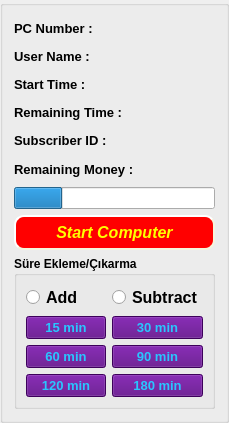
     <widget class="QGroupBox" name="userInfo">
      <property name="sizePolicy">
       <sizepolicy hsizetype="Maximum" vsizetype="Maximum">
        <horstretch>0</horstretch>
        <verstretch>0</verstretch>
       </sizepolicy>
      </property>
      <property name="styleSheet">
       <string notr="true"/>
      </property>
      <property name="title">
       <string/>
      </property>
      <layout class="QGridLayout" name="gridLayout_3">
       <item row="0" column="0">
        <layout class="QHBoxLayout" name="horizontalLayout_12">
         <item>
          <widget class="QLabel" name="outputPCNumber">
           <property name="font">
            <font>
             <family>Nirmala UI</family>
             <pointsize>10</pointsize>
             <weight>75</weight>
             <bold>true</bold>
            </font>
           </property>
           <property name="text">
            <string>PC Number :</string>
           </property>
          </widget>
         </item>
         <item>
          <widget class="QLabel" name="writePCNumber">
           <property name="font">
            <font>
             <family>Segoe UI</family>
             <pointsize>14</pointsize>
             <weight>50</weight>
             <italic>false</italic>
             <bold>false</bold>
            </font>
           </property>
           <property name="styleSheet">
            <string notr="true">color: rgb(28, 90, 250);</string>
           </property>
           <property name="text">
            <string/>
           </property>
          </widget>
         </item>
        </layout>
       </item>
       <item row="1" column="0">
        <layout class="QHBoxLayout" name="horizontalLayout_5">
         <item>
          <widget class="QLabel" name="writeName">
           <property name="font">
            <font>
             <family>Nirmala UI</family>
             <pointsize>10</pointsize>
             <weight>75</weight>
             <bold>true</bold>
            </font>
           </property>
           <property name="text">
            <string>User Name :</string>
           </property>
          </widget>
         </item>
         <item>
          <widget class="QLabel" name="outputName">
           <property name="font">
            <font>
             <family>Segoe UI</family>
             <pointsize>14</pointsize>
             <weight>50</weight>
             <bold>false</bold>
            </font>
           </property>
           <property name="styleSheet">
            <string notr="true">color: rgb(28, 90, 250);</string>
           </property>
           <property name="text">
            <string/>
           </property>
          </widget>
         </item>
        </layout>
       </item>
       <item row="2" column="0">
        <layout class="QHBoxLayout" name="horizontalLayout_6">
         <item>
          <widget class="QLabel" name="writeStart">
           <property name="font">
            <font>
             <family>Nirmala UI</family>
             <pointsize>10</pointsize>
             <weight>75</weight>
             <bold>true</bold>
            </font>
           </property>
           <property name="text">
            <string>Start Time :</string>
           </property>
          </widget>
         </item>
         <item>
          <widget class="QLabel" name="outputStart">
           <property name="font">
            <font>
             <family>Segoe UI</family>
             <pointsize>14</pointsize>
            </font>
           </property>
           <property name="styleSheet">
            <string notr="true">color: rgb(28, 90, 250);</string>
           </property>
           <property name="text">
            <string/>
           </property>
          </widget>
         </item>
        </layout>
       </item>
       <item row="3" column="0">
        <layout class="QHBoxLayout" name="horizontalLayout_7">
         <item>
          <widget class="QLabel" name="writeRemainingTime">
           <property name="font">
            <font>
             <family>Nirmala UI</family>
             <pointsize>10</pointsize>
             <weight>75</weight>
             <bold>true</bold>
            </font>
           </property>
           <property name="text">
            <string>Remaining Time :</string>
           </property>
          </widget>
         </item>
         <item>
          <widget class="QLabel" name="outputRemainingTime">
           <property name="font">
            <font>
             <family>Segoe UI</family>
             <pointsize>14</pointsize>
            </font>
           </property>
           <property name="styleSheet">
            <string notr="true">color: rgb(28, 90, 250);</string>
           </property>
           <property name="text">
            <string/>
           </property>
          </widget>
         </item>
        </layout>
       </item>
       <item row="4" column="0">
        <layout class="QHBoxLayout" name="horizontalLayout_9">
         <item>
          <widget class="QLabel" name="writeID">
           <property name="font">
            <font>
             <family>Nirmala UI</family>
             <pointsize>10</pointsize>
             <weight>75</weight>
             <bold>true</bold>
            </font>
           </property>
           <property name="text">
            <string>Subscriber ID :</string>
           </property>
          </widget>
         </item>
         <item>
          <widget class="QLabel" name="outputSubsID">
           <property name="font">
            <font>
             <family>Segoe UI</family>
             <pointsize>14</pointsize>
            </font>
           </property>
           <property name="styleSheet">
            <string notr="true">color: rgb(28, 90, 250);</string>
           </property>
           <property name="text">
            <string/>
           </property>
          </widget>
         </item>
        </layout>
       </item>
       <item row="5" column="0">
        <layout class="QHBoxLayout" name="horizontalLayout_10">
         <item>
          <widget class="QLabel" name="writeSubRemaining">
           <property name="font">
            <font>
             <family>Nirmala UI</family>
             <pointsize>10</pointsize>
             <weight>75</weight>
             <bold>true</bold>
            </font>
           </property>
           <property name="text">
            <string>Remaining Money :</string>
           </property>
          </widget>
         </item>
         <item>
          <widget class="QLabel" name="outputSubRemaining">
           <property name="font">
            <font>
             <family>Segoe UI</family>
             <pointsize>16</pointsize>
            </font>
           </property>
           <property name="styleSheet">
            <string notr="true">color: rgb(28, 90, 250);</string>
           </property>
           <property name="text">
            <string/>
           </property>
          </widget>
         </item>
        </layout>
       </item>
       <item row="6" column="0">
        <widget class="QProgressBar" name="progressBar">
         <property name="value">
          <number>24</number>
         </property>
         <property name="textVisible">
          <bool>false</bool>
         </property>
        </widget>
       </item>
       <item row="7" column="0">
        <widget class="QPushButton" name="buttonOpenClose">
         <property name="font">
          <font>
           <family>MS Sans Serif</family>
           <pointsize>12</pointsize>
           <weight>75</weight>
           <italic>true</italic>
           <bold>true</bold>
          </font>
         </property>
         <property name="styleSheet">
          <string notr="true">    background-color: red;
color: yellow;
    border-style: outset;
    border-width: 2px;
    border-radius: 10px;
    border-color: beige;
    min-width: 10em;
    padding: 6px;</string>
         </property>
         <property name="text">
          <string>Start Computer</string>
         </property>
        </widget>
       </item>
       <item row="8" column="0">
        <widget class="QGroupBox" name="addTime">
         <property name="font">
          <font>
           <pointsize>9</pointsize>
           <weight>75</weight>
           <bold>true</bold>
          </font>
         </property>
         <property name="title">
          <string>Süre Ekleme/Çıkarma</string>
         </property>
         <layout class="QGridLayout" name="gridLayout">
          <item row="4" column="0">
           <widget class="QPushButton" name="add120min">
            <property name="font">
             <font>
              <family>MS Sans Serif</family>
              <pointsize>10</pointsize>
              <weight>75</weight>
              <bold>true</bold>
             </font>
            </property>
            <property name="styleSheet">
             <string notr="true">background-color:rgb(85, 0, 127);
color: rgb(41, 198, 255);</string>
            </property>
            <property name="text">
             <string>120 min</string>
            </property>
           </widget>
          </item>
          <item row="1" column="0">
           <widget class="QPushButton" name="add15min">
            <property name="font">
             <font>
              <family>MS Sans Serif</family>
              <pointsize>10</pointsize>
              <weight>75</weight>
              <bold>true</bold>
             </font>
            </property>
            <property name="styleSheet">
             <string notr="true">background-color:rgb(85, 0, 127);
color: rgb(41, 198, 255);</string>
            </property>
            <property name="text">
             <string>15 min</string>
            </property>
           </widget>
          </item>
          <item row="1" column="1">
           <widget class="QPushButton" name="add30min">
            <property name="font">
             <font>
              <family>MS Sans Serif</family>
              <pointsize>10</pointsize>
              <weight>75</weight>
              <bold>true</bold>
             </font>
            </property>
            <property name="styleSheet">
             <string notr="true">background-color:rgb(85, 0, 127);
color: rgb(41, 198, 255);</string>
            </property>
            <property name="text">
             <string>30 min</string>
            </property>
           </widget>
          </item>
          <item row="2" column="0">
           <widget class="QPushButton" name="add60min">
            <property name="font">
             <font>
              <family>MS Sans Serif</family>
              <pointsize>10</pointsize>
              <weight>75</weight>
              <bold>true</bold>
             </font>
            </property>
            <property name="styleSheet">
             <string notr="true">background-color:rgb(85, 0, 127);
color: rgb(41, 198, 255);</string>
            </property>
            <property name="text">
             <string>60 min</string>
            </property>
           </widget>
          </item>
          <item row="2" column="1">
           <widget class="QPushButton" name="add90min">
            <property name="font">
             <font>
              <family>MS Sans Serif</family>
              <pointsize>10</pointsize>
              <weight>75</weight>
              <bold>true</bold>
             </font>
            </property>
            <property name="styleSheet">
             <string notr="true">background-color:rgb(85, 0, 127);
color: rgb(41, 198, 255);</string>
            </property>
            <property name="text">
             <string>90 min</string>
            </property>
           </widget>
          </item>
          <item row="4" column="1">
           <widget class="QPushButton" name="add180min">
            <property name="font">
             <font>
              <family>MS Sans Serif</family>
              <pointsize>10</pointsize>
              <weight>75</weight>
              <bold>true</bold>
             </font>
            </property>
            <property name="styleSheet">
             <string notr="true">background-color:rgb(85, 0, 127);
color: rgb(41, 198, 255);</string>
            </property>
            <property name="text">
             <string>180 min</string>
            </property>
           </widget>
          </item>
          <item row="0" column="0">
           <widget class="QRadioButton" name="add">
            <property name="font">
             <font>
              <family>System</family>
              <pointsize>12</pointsize>
              <weight>75</weight>
              <bold>true</bold>
             </font>
            </property>
            <property name="text">
             <string>Add</string>
            </property>
           </widget>
          </item>
          <item row="0" column="1">
           <widget class="QRadioButton" name="subtract">
            <property name="font">
             <font>
              <family>System</family>
              <pointsize>12</pointsize>
              <weight>75</weight>
              <bold>true</bold>
             </font>
            </property>
            <property name="text">
             <string>Subtract</string>
            </property>
           </widget>
          </item>
         </layout>
        </widget>
       </item>
      </layout>
     </widget>
